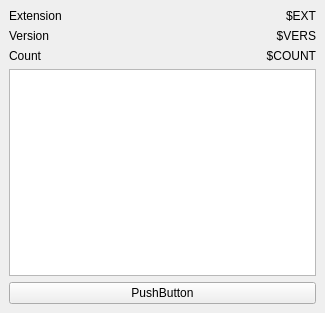
<?xml version="1.0" encoding="UTF-8"?>
<ui version="4.0">
 <class>MainWindow</class>
 <widget class="QMainWindow" name="MainWindow">
  <property name="geometry">
   <rect>
    <x>0</x>
    <y>0</y>
    <width>325</width>
    <height>313</height>
   </rect>
  </property>
  <property name="windowTitle">
   <string>MainWindow</string>
  </property>
  <widget class="QWidget" name="centralwidget">
   <property name="sizePolicy">
    <sizepolicy hsizetype="Maximum" vsizetype="Maximum">
     <horstretch>0</horstretch>
     <verstretch>0</verstretch>
    </sizepolicy>
   </property>
   <layout class="QVBoxLayout" name="verticalLayout">
    <item>
     <layout class="QGridLayout" name="gridLayout">
      <item row="0" column="0">
       <widget class="QLabel" name="label_2">
        <property name="text">
         <string>Extension</string>
        </property>
       </widget>
      </item>
      <item row="0" column="1">
       <widget class="QLabel" name="lblExt">
        <property name="text">
         <string>$EXT</string>
        </property>
        <property name="alignment">
         <set>Qt::AlignRight|Qt::AlignTrailing|Qt::AlignVCenter</set>
        </property>
       </widget>
      </item>
      <item row="1" column="0">
       <widget class="QLabel" name="label">
        <property name="text">
         <string>Version</string>
        </property>
       </widget>
      </item>
      <item row="1" column="1">
       <widget class="QLabel" name="lblVers">
        <property name="text">
         <string>$VERS</string>
        </property>
        <property name="alignment">
         <set>Qt::AlignRight|Qt::AlignTrailing|Qt::AlignVCenter</set>
        </property>
       </widget>
      </item>
      <item row="2" column="0">
       <widget class="QLabel" name="label_3">
        <property name="text">
         <string>Count</string>
        </property>
       </widget>
      </item>
      <item row="2" column="1">
       <widget class="QLabel" name="lblCount">
        <property name="text">
         <string>$COUNT</string>
        </property>
        <property name="alignment">
         <set>Qt::AlignRight|Qt::AlignTrailing|Qt::AlignVCenter</set>
        </property>
       </widget>
      </item>
      <item row="3" column="0" colspan="2">
       <widget class="QListWidget" name="listFiles">
        <property name="contextMenuPolicy">
         <enum>Qt::NoContextMenu</enum>
        </property>
       </widget>
      </item>
      <item row="4" column="0" colspan="2">
       <widget class="QPushButton" name="pushButton">
        <property name="text">
         <string>PushButton</string>
        </property>
       </widget>
      </item>
     </layout>
    </item>
   </layout>
  </widget>
 </widget>
 <resources/>
 <connections/>
</ui>
